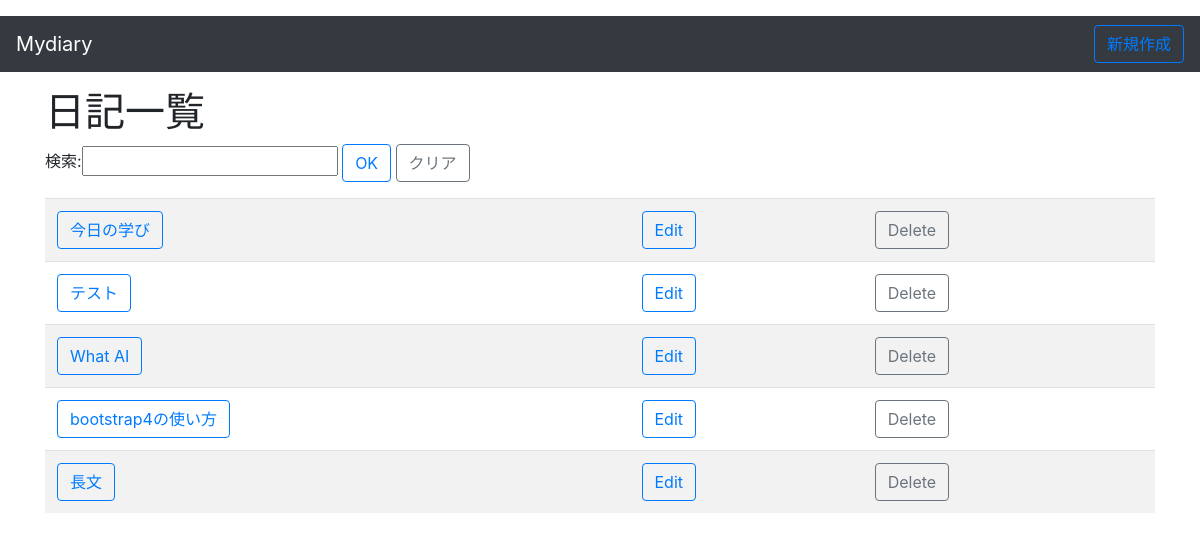
Before: / with the older database file.
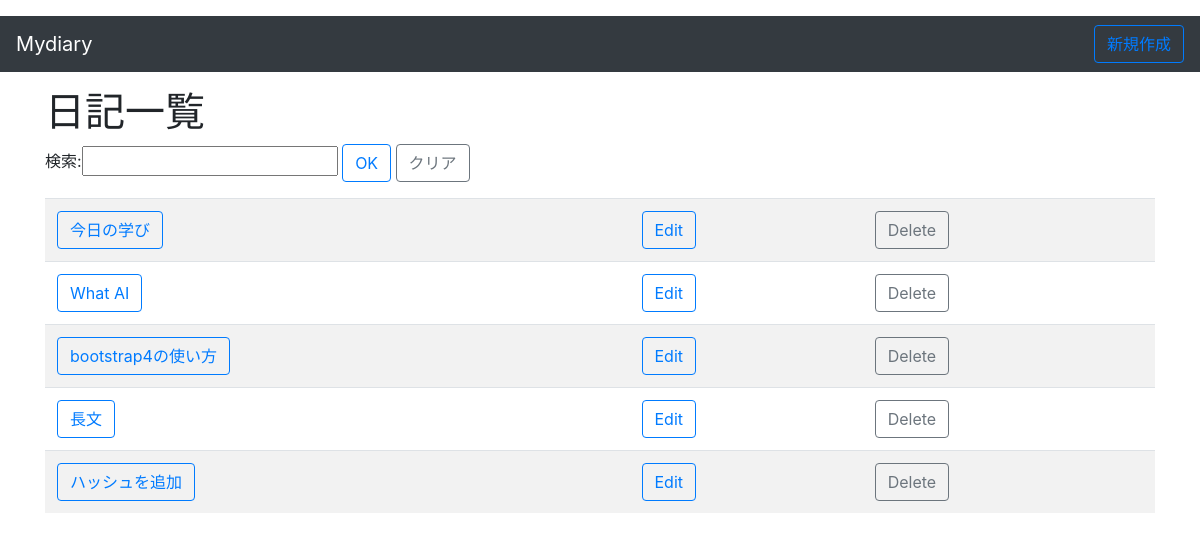
After: the same page with the newer database file.
### mydiary/models.py (models this page shows, shortened)
class Document(models.Model):
    title = models.CharField(max_length=100)
    content = models.TextField()
    related_hash = models.CharField(max_length=50, blank=True)
    day = models.DateField(default=timezone.now)

### mydiary/views.py (the view)
# urls.py: path('', views.index, name='index'),
def index(request):
    searchform = SearchForm(request.GET)
    if searchform.is_valid(): #=>値があるかどうか
        keyword = searchform.cleaned_data['keyword']
        data = Document.objects.filter(content__contains=keyword)
    else:
        searchform = SearchForm()
        data = Document.objects.all()
    params = {
        'title': '日記一覧',
        'data': data,
        'search': searchform,
    }
    return render(request, 'mydiary/index.html', params)

### mydiary/forms.py
class SearchForm(forms.Form):
    keyword = forms.CharField(label = '検索', max_length=100)

### mydiary/templates/mydiary/index.html
{% extends './base.html' %}
{% block content %}
    <h1>{{title}}</h1>
    {% if data %}
	    <form action='{% url "index" %}' method='get'>
	        <div class='form-group'>
	            {{ search }}
	            <input type="submit" class="btn btn-outline-primary" value="OK">
	            <a href="{% url 'index' %}" class="btn btn-outline-secondary">クリア</a>
	        </div>
	    </form>
    {% endif %}
    <table class="table table-striped table-hover">
        {% for item in data %}
            <tr>
                <td><a href="{% url 'detail' item.id %}" class="btn btn-outline-primary">{{item.title}}</td>
                <td><a href="{% url 'edit' item.id %}" class="btn btn-outline-primary">Edit</a></td>
                <td><a href="{% url 'delete' item.id %}" class="btn btn-outline-secondary">Delete</a></td>
            </tr>
        {% endfor %}
    </table>
{% endblock %}

### mydiary/templates/mydiary/base.html (shortened to what this page needs)
{% load static %}
{% load widget_tweaks %}
<!doctype html>
<html>
    <head>
        <link rel='stylesheet' href='https://maxcdn.bootstrapcdn.com/bootstrap/4.0.0/css/bootstrap.min.css'>
        <link rel='stylesheet' href="{% static 'mydiary/css/mydiary.css' %}">
    </head>
    <body>
        <nav class="navbar navbar-expand-sm navbar-dark bg-dark mt-3 mb-3">
            <a class='navbar-brand' href='{% url "index" %}'>Mydiary</a>
            <div class="collapse navbar-collapse justify-content-end">
                <ul class="navbar-nav">
                    <li class="nav-item active">
                        <a href="{% url 'create' %}" class="btn btn-outline-primary">新規作成</a></td>
                    </li>
                </ul>
             </div>
        </nav>
        <div class ="container">
            {% block content %}
            {% endblock %}
        </div>
    </body>
</html>

Changed rows visible on the page:
removed Document: title "テスト"
added Document: title "ハッシュを追加"
